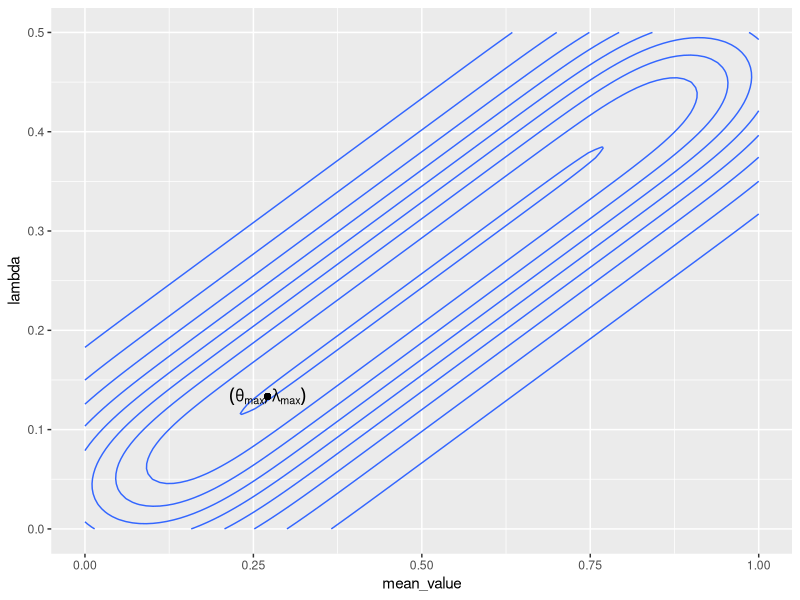
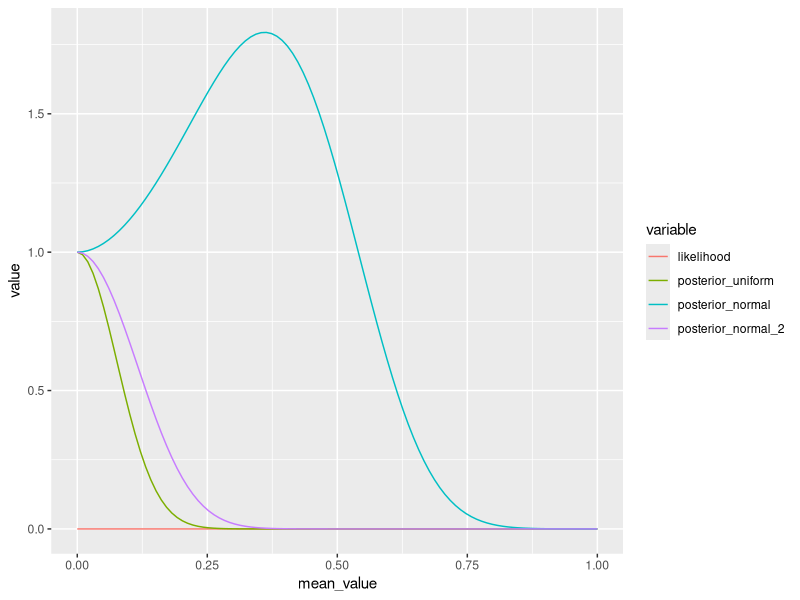

Write R code to recreate these figures, in order.
## ---- chunk 1
knitr::opts_chunk$set(echo = TRUE)
## ---- chunk 2
# load packages 

library(ggplot2)
library(stats)
library(reshape2)
library(cowplot)

sessionInfo()
## ---- chunk 3
library(ggplot2)
set.seed(123)
rand1<-rnorm(100, mean=0, sd=3)
lambda_max<-1/var(rand1)
mean_max<-mean(rand1)
lambda_max
mean_max
func1<-function(mean_value,lambda){
s<-0
for (variable in rand1) {
  c<-(variable-mean_value)**2
  s<-s+c
}
log_lhood<-(50)*log(lambda/(2*3.14))-((1/2)*(lambda)*s)
return(log_lhood)
}

lambda<-seq(0,0.5,length=100)
mean_value<-seq(0,1,length=100)

z<-func1(mean_value,lambda)
total<-data.frame(lambda=lambda,mean_value=mean_value,z=z)

ggplot(total,aes(mean_value,lambda,z=z))+geom_density_2d()+
  geom_point(x=mean_max,y=lambda_max) + annotate("text", x = mean_max, y = lambda_max, 
label = expression(group("(",list(theta[max] , lambda[max]),")")))
## ---- chunk 4
func_posuni<-function(mean_value,lambda){
posterior_uniform<-exp(lambda*sum(rand1)*mean_value-length(rand1)*((mean_value)**2))
return(posterior_uniform)
}

func_posnorm<-function(mean_value,lambda,lambda_0){
mean_0=0
L<-lambda_0+length(rand1)*lambda
M<-(lambda_0*mean_0+lambda*sum(rand1))/(L)
posterior_normal<-exp(L*M*mean_value - 0.5*L*(mean_value**2))
}

func_2<-function(mean_value,lambda){
final<-0
for (variable in rand1) {
  c<-(variable-mean_value)**2
  final<-final+c
}

likelihood<-((sqrt(lambda/2*3.14))**length(rand1))*exp(-0.5*lambda*final)


return(likelihood)
}

lambda_0<-0.1


likelihood_values_total<-func_2(mean_value,lambda)
pn<-func_posnorm(mean_value,lambda,lambda_0 = 0.1)
pn2<-func_posnorm(mean_value,lambda,lambda_0 = 100)
pu<-func_posuni(mean_value = mean_value,lambda = lambda)
id<-0:99
final_data<-data.frame(likelihood = likelihood_values_total,posterior_uniform=pu,posterior_normal=pn,
                posterior_normal_2=pn2,mean_value=mean_value)

library(reshape2)
d_12 <- melt(final_data, id.vars="mean_value")


ggplot(data=d_12,aes(x=mean_value,y=value,col=variable))+geom_line()

## ---- chunk 5
library(mlbench)
data(BostonHousing)
data_frame = BostonHousing
model1 = lm(crim ~ .,data = data_frame)
lm.betas <- model1$coefficients
summary(model1)
## ---- chunk 6
y <- data_frame$crim
X <- as.matrix(data_frame[-1])
int <- rep(1, length(y))
X <- cbind(int, X)
X <- matrix(as.numeric(X),ncol = ncol(X))
my.lm <- function(y,X){
betas <- solve(t(X) %*% X) %*% t(X) %*% y
return (betas)
}
my.lm(y,X)
## ---- chunk 7
#Comparision
results <- data.frame(our.results=my.lm(y,X), lm.results=lm.betas)
print(results)

#MSE
beta = my.lm(y,X)
int <- rep(1, length(y))
pred   = X %*% beta
MSE_own = mean((y - pred)^2)
MSE_lm = mean(model1$residuals^2)
results_mse <- data.frame(our.result=MSE_own, lm.result=MSE_lm)
print(results_mse)
## ---- chunk 8
train = tail(data_frame,-10)
test = head(data_frame,10)
ytrain = train$crim
ytest = test$crim


Xtest =  as.matrix(test[-1])
int2 = rep(1, length(ytest))
Xtest = cbind(int2,Xtest)
Xtest <- matrix(as.numeric(Xtest),ncol = ncol(Xtest))
xtest = head(Xtest, 1)

Xtrain =  as.matrix(train[-1])
int2 = rep(1, length(ytrain))
Xtrain = cbind(int2,Xtrain)
Xtrain = matrix(as.numeric(Xtrain),ncol = ncol(Xtrain))
## ---- chunk 9
my.predict <- function(Xtrain, ytrain, Xtest){
  n = length(ytrain)
  p = ncol(Xtest)
  beta = my.lm(ytrain,Xtrain)
  y.fitted =  Xtrain %*% beta
  pred.y =  Xtest%*%beta
  return(pred.y)
}
predTest = my.predict(Xtrain, ytrain,Xtest)
RMSE = sqrt((1/10)*sum((predTest - ytest)^2))
print(RMSE)
## ---- chunk 10
summary(model1)

## ---- chunk 11
model2 = lm(crim ~ zn+dis+rad+b+medv,data = data_frame)
summary(model2)
anova(model1,model2)
